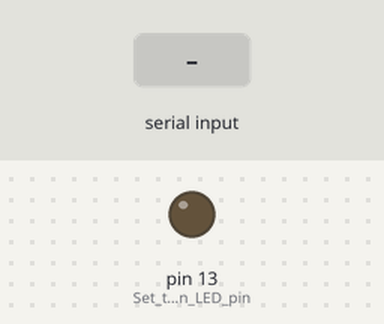
This sketch was run on a simulated Arduino Nano, built with avr-gcc and run on an emulated ATmega328P. Shown: output pins drawn as LEDs (lit = HIGH). Inputs (shaded band) come from the test bench. What the sketch prints to the serial monitor is not drawn.

Above: at 1.2 s.
1.3 s: "90,45\n" received over Serial
Timing chart, 0 to 4.3 s (numbered marks = the images above; inputs shaded):
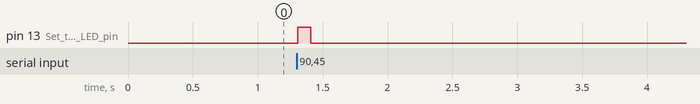

The sketch:

nano.ino
```cpp
void setup() {
  Serial.begin(9600); // Initialize serial communication at 9600 baud rate
  pinMode(LED_BUILTIN, OUTPUT); // Set the built-in LED pin as an output
}

void loop() {
  if (Serial.available() > 0) { // Check if data is available to read
    String data = Serial.readStringUntil('\n'); // Read the data from the serial port until newline character
    float temperature = data.toFloat(); // Convert the received data to a floating-point number
    Serial.println(temperature, 2); // Print with 2 decimal places

    // Check if the temperature exceeds 40.00
    if (temperature > 40.00) {
      digitalWrite(LED_BUILTIN, HIGH); // Turn on the built-in LED
      delay(100);
      digitalWrite(LED_BUILTIN, LOW);
      delay(100);
    } else {
      digitalWrite(LED_BUILTIN, LOW); // Turn off the built-in LED
    }
  }
}
```

Measured:
- after the input at 1.3 s, pin 13 (Set_the_built-in_LED_pin): LOW → HIGH at once, → LOW 0.10 s later
